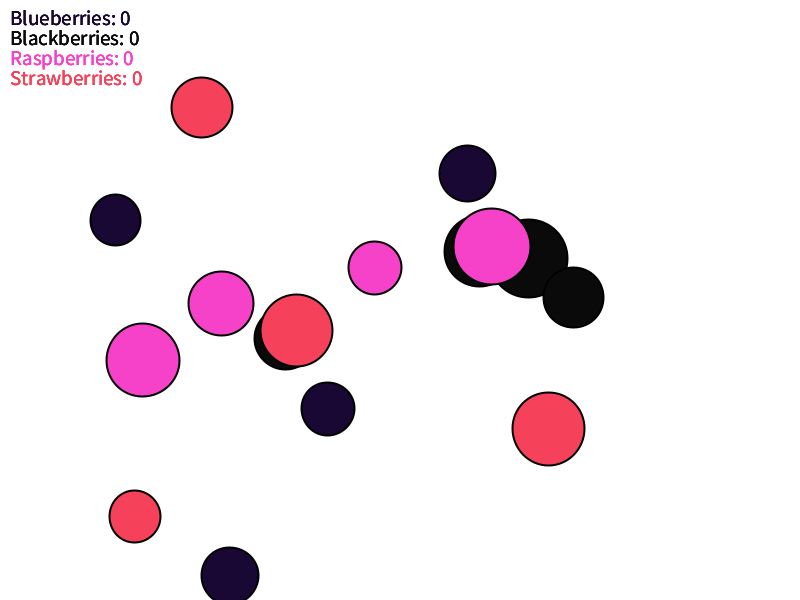
Frame 1 (no input)
Frame 60 (the mouse pressed at the canvas centre just before this capture): identical to frame 1, image omitted
Frame 120 (the mouse held since frame 60 and released just before this capture): identical to frame 1, image omitted

The Processing sketch that drew this single still picture (run headless with seeded random() and noise(); from frame 60 on, the mouse is pressed at the canvas centre):

// Processing sketch: berry3_moreBerries
// ── berry3_moreBerries.pde

//Blueberry[] blueberries = new Blueberry[int(random(5, 15))];
ArrayList<Blueberry> blueberries;
int bluepoints = 0;

ArrayList<Blackberry> blackberries;
int blackpoints = 0;

ArrayList<Raspberry> raspberries;
int rasppoints = 0;

ArrayList<Strawberry> strawberries;
int strawpoints = 0;

void setup() {

  size (800, 600);
  blueberries = new ArrayList<Blueberry>();
  blackberries = new ArrayList<Blackberry>();
  raspberries = new ArrayList<Raspberry>();
  strawberries = new ArrayList<Strawberry>();
  float q = random(1, 5);

  for (int i = 0; i < q; i++) {
    blueberries.add(new Blueberry());
    blackberries.add(new Blackberry());
    raspberries.add(new Raspberry());
    strawberries.add(new Strawberry());
  }
}



void draw() {

  background(255);

  for (Blueberry b : blueberries) {
    b.display();
    b.clicked();
    
     textSize(21);
     fill(24, 8, 51);
     text("Blueberries: " + bluepoints, 10, 25);
  }
  
    for (Blackberry bl : blackberries) {
    bl.display();
    bl.clicked();
    
     textSize(21);
     fill(10);
     text("Blackberries: " + blackpoints, 10, 45);
  }
   
     for (Raspberry rp : raspberries) {
    rp.display();
    rp.clicked();
    
     textSize(21);
     fill(245,66,200);
     text("Raspberries: " + rasppoints, 10, 65);
  }
  
      for (Strawberry sw : strawberries) {
    sw.display();
    sw.clicked();
    
     textSize(21);
     fill(245, 66, 90);
     text("Strawberries: " + rasppoints, 10, 85);
  }
   
}


void mouseReleased() {

  //blueberry
  for (Blueberry b : blueberries) {
    if (b.radius > dist(mouseX, mouseY, b.posX, b.posY)) {
      b.displayBerry = true;
      bluepoints = bluepoints + 1;
      break;
    }
  }
  
  //blackberry
    for (Blackberry bl : blackberries) {
    if (bl.radius > dist(mouseX, mouseY, bl.posX, bl.posY)) {
      bl.displayBerry = true;
      blackpoints = blackpoints + 1;
      break;
    }
  }
  
  //raspberry
     for (Raspberry rp : raspberries) {
    if (rp.radius > dist(mouseX, mouseY, rp.posX, rp.posY)) {
      rp.displayBerry = true;
      rasppoints = rasppoints + 1;
      break;
    }
  }
  
    //strawberry
     for (Strawberry sw : strawberries) {
    if (sw.radius >= dist(mouseX, mouseY, sw.posX, sw.posY)) {
      sw.displayBerry = true;
      strawpoints = strawpoints + 1;
      break;
    }
  }
  
}

// how to delete ball from top instead of bottom

// ── Blackberry.pde
class Blackberry {

  //data of the object
  float posX, posY;
  float radius;
  boolean displayBerry;
  float velY;


  Blackberry() {
    posX = random(100, 600);
    posY = random(100, 600);
    
    displayBerry = false;
    radius = random(60, 100);
    velY = 7;
    
  }

  void display() {

    fill(10);
    stroke(0);
    strokeWeight(2);
    ellipse(posX, posY, radius, radius);
      stroke(0);


  }
  
  void clicked() {
    if(displayBerry) {
       posY = posY + velY;
    }
  }
  
}

// ── Blueberry.pde
class Blueberry {

  //data of the object
  float posX, posY;
  float radius;
  boolean displayBerry;
  float velY;


  Blueberry() {
    posX = random(100, 600);
    posY = random(100, 600);
    
    displayBerry = false;
    radius = random(50, 80);
    velY = 7;

    
  }

  //checking overlaps not working
  //boolean overlaps(Blueberry other) {
  //  float d = dist(posX, posY, other.posX, other.posY);
  //  if (d < radius + other.radius) {
  //    return true;
  //  } else {
  //    return false;
  //  }
  //}

  //functionality of the object
  void display() {

    fill(24, 8, 51);
    stroke(0);
    strokeWeight(2);
    ellipse(posX, posY, radius, radius);
      stroke(0);


  }
  
  void clicked() {
    if(displayBerry) {
      posY = posY + velY;
    }
  }
  
}

// ── Raspberry.pde
class Raspberry {

  //data of the object
  float posX, posY;
  float radius;
  boolean displayBerry;
  float velY;

  Raspberry() {
    posX = random(100, 600);
    posY = random(100, 600);
    
    displayBerry = false;
    radius = random(50, 80);
    
    velY = 7;

    
  }

  void display() {

    fill(245,66,200);
    stroke(0);
    strokeWeight(2);
    ellipse(posX, posY, radius, radius);
      stroke(0);


  }
  
  void clicked() {
    if(displayBerry) {
       posY = posY + velY;
    }
  }
  
}

// ── Strawberry.pde
class Strawberry {

  //data of the object
  float posX, posY;
  float radius;
  boolean displayBerry;
  float velY;

  Strawberry() {
    posX = random(100, 600);
    posY = random(100, 600);
    
    displayBerry = false;
    radius = random(50, 80);
    velY = 7;
    
  }

  void display() {

    fill(245,66,90);
    stroke(0);
    strokeWeight(2);
    ellipse(posX, posY, radius, radius);
      stroke(0);


  }
  
  void clicked() {
    if(displayBerry) {
       posY = posY + velY;
    }
  }
  
}
